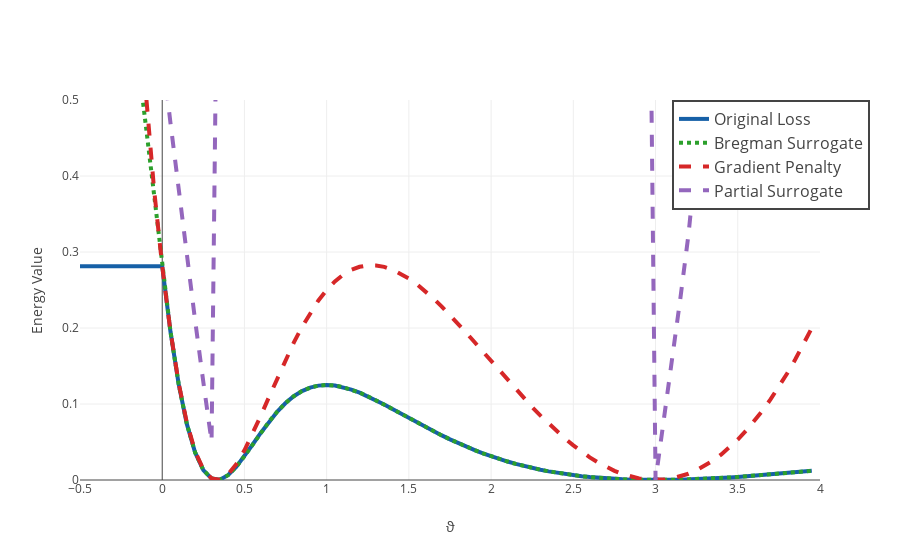

Write notebook code for a chart like this one.
### Markdown cell above
Note that the flat line in the red curve (E_2 bound) actually marks where this function is infinite. This just visualized lazily.

### Code cell
data = []


data.append(go.Scatter(x = theta_range, y=loss_direct, name = 'Original Loss',   # '$l(x^*,x(ϑ))$   
               line = dict(
                color = ('rgb(22, 96, 167)'),
                width = 4)
                ))
data.append(go.Scatter(x = [theta_range[theta_direct_opt]], 
                       y= [loss_direct[theta_direct_opt]], name= '', #'$l(x^*,x(ϑ)) $   ',
                       line = dict(
                        color = ('rgb(22, 96, 167)'),
                        width = 4),
                        showlegend=False))
data.append(go.Scatter(x = theta_range, y=loss_surrogate, name = 'Bregman Surrogate',#'$D_{E}(x^*,x(ϑ)) $   ',
                       line = dict(
                        #color = ('rgb(22, 96, 167)'),
                        dash = 'dot',
                        width = 4)
                        ))
data.append(go.Scatter(x = theta_range, y=loss_E_1, name = 'Gradient Penalty',#'$W_{E_1}(-z,x^*) $   ', #', z \in \partial E_2(x^*)$',
                       line = dict(
                        #color = ('rgb(22, 96, 167)'),
                        dash = 'dash',
                        width = 4)
                        ))
data.append(go.Scatter(x = theta_range, y=loss_E_2, name = 'Partial Surrogate',#'$W_{E_2}(z,x^*) $   ', #', z \in \partial E_1(x^*)$',
                       line = dict(
                        #color = ('rgb(22, 96, 167)'),
                        dash = 'dash',
                        width = 4)
                        ))



layout.yaxis['title'] = 'Energy Value'
layout.xaxis['title'] = 'ϑ'
layout.xaxis['range'] = [-0.5, 4]
layout.xaxis['autorange'] = False
layout.yaxis['range'] = [0,0.5]
layout.yaxis['autorange'] = False
layout.showlegend = True
layout.legend.x=.8
layout.legend.font.size = 16
layout.legend.borderwidth = 2
layout.margin.pad = 0
fig0 = go.Figure(data=data, layout=layout)
ply.iplot(fig0)
